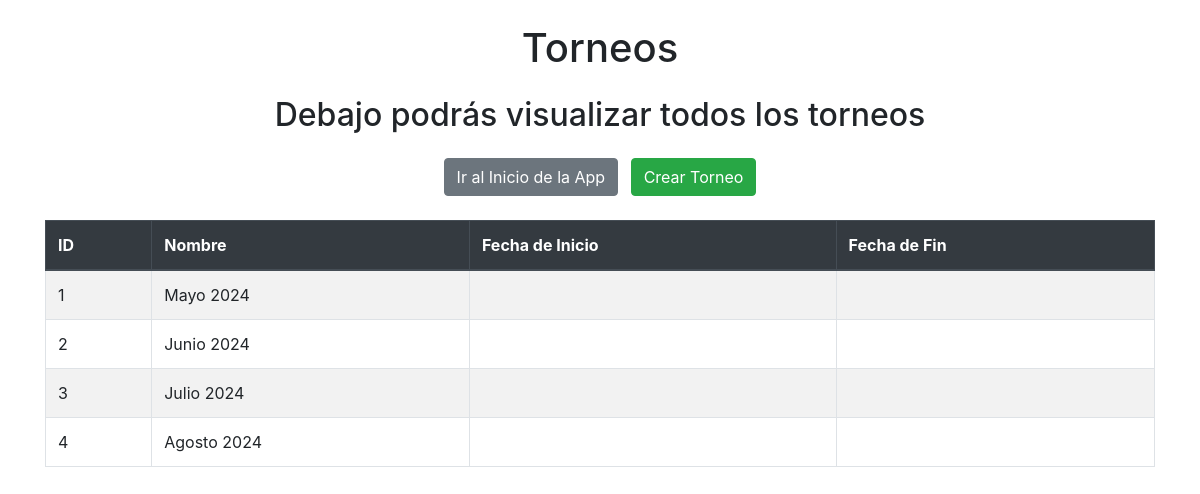
/partidos/torneos_list (signed in), run on an earlier commit of the app's database.
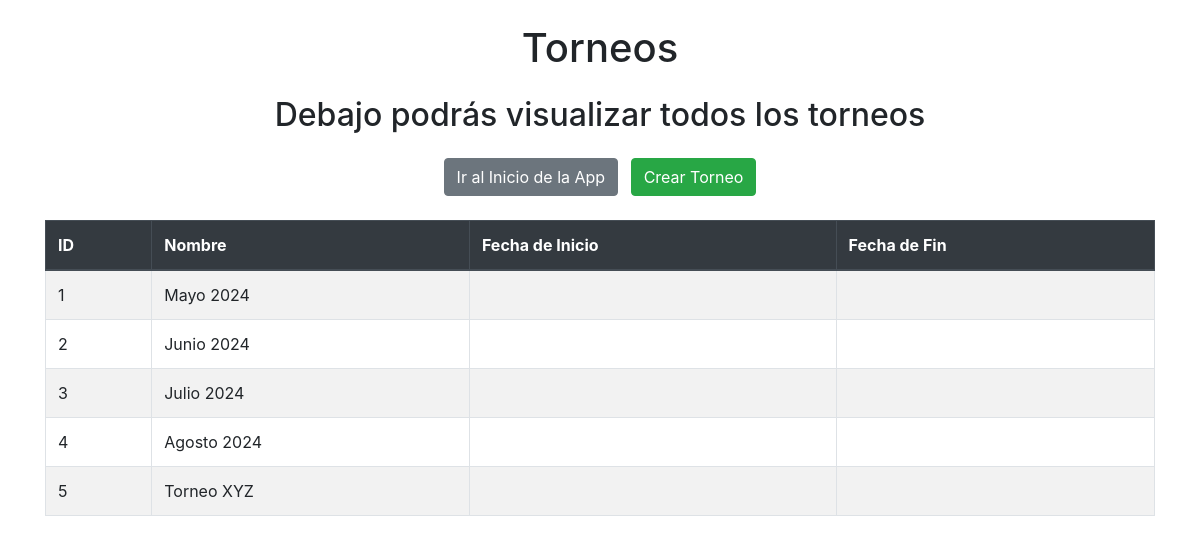
And on a later commit of the database.
### partidos/models.py (models this page shows, shortened)
class Torneo(models.Model):
    nombre = models.CharField(max_length=50, unique=True)
    fecha_de_inicio = models.DateField(null=True, blank=True)
    fecha_de_cierre = models.DateField(null=True, blank=True)

### partidos/views.py (the view)
# urls.py: path("torneos_list", views.torneos_list, name = "torneos_list"),
@login_required
def torneos_list(request):
    consulta = models.Torneo.objects.all()
    contexto = {"torneos": consulta}
    return render(request, "partidos/torneos_list.html", contexto)

### partidos/templates/partidos/torneos_list.html
{% extends 'core/base.html' %}
{% block Titulo %}
    Torneos
{% endblock Titulo %}
{% block Contenido %}
<div class="text-center my-4">
    <h2>Debajo podrás visualizar todos los torneos</h2>
</div>
<div class="mb-4 text-center">
    <a class="btn btn-secondary mx-1" href="{% url 'Partidos:index' %}">Ir al Inicio de la App</a>
    <a class="btn btn-success mx-1" href="{% url 'Partidos:torneos_create' %}">Crear Torneo</a>
</div>
<div class="table-responsive">
    <table class="table table-hover table-striped table-bordered">
        <thead class="thead-dark">
            <tr>
                <th>ID</th>
                <th>Nombre</th>
                <th>Fecha de Inicio</th>
                <th>Fecha de Fin</th>
            </tr>
        </thead>
        <tbody>
            {% for torneo in torneos %}
                <tr>
                    <td>{{ torneo.id }}</td>
                    <td>{{ torneo.nombre }}</td>
                    <td>{{ torneo.fecha_inicio|date:"d M Y" }}</td>
                    <td>{{ torneo.fecha_fin|date:"d M Y" }}</td>
                </tr>
            {% endfor %}
        </tbody>
    </table>
</div>
{% endblock Contenido %}

What changed in the data, as far as the page shows it:
added Torneo: id "5", nombre "Torneo XYZ"
